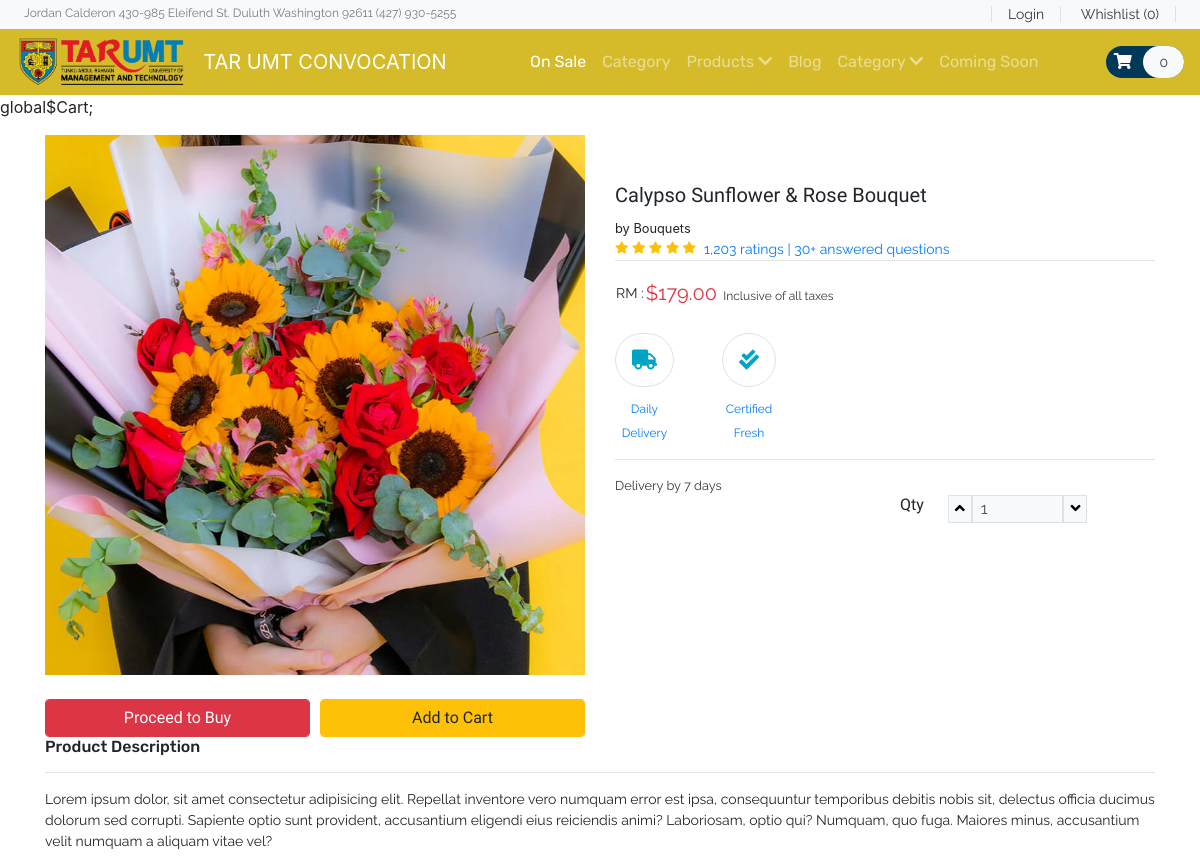
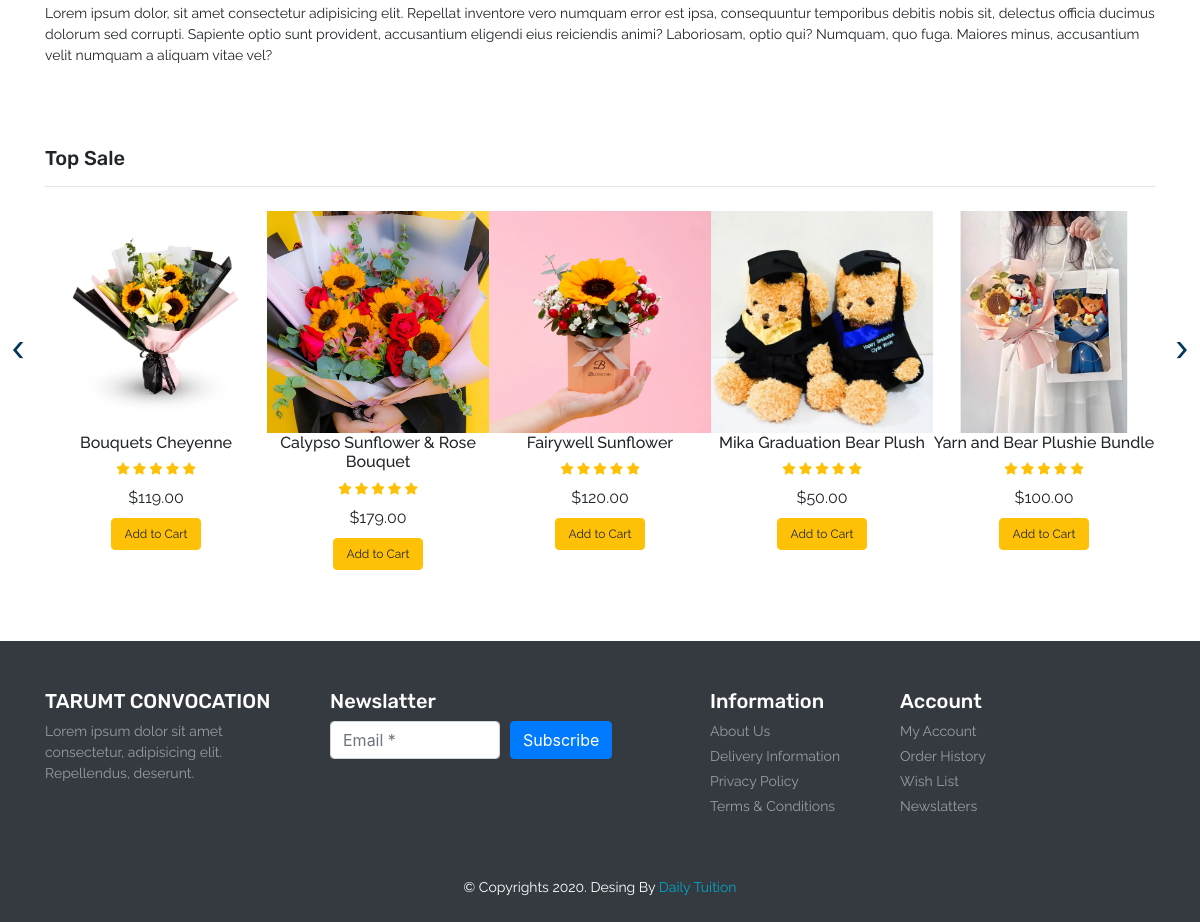
The page /product.php on the database its author committed (2 pictures, top to bottom).
### tables this page shows
CREATE TABLE `product` (
  `item_id` int(11) NOT NULL,
  `item_brand` varchar(200) NOT NULL,
  `item_name` varchar(255) NOT NULL,
  `item_price` double(10,2) NOT NULL,
  `item_image` varchar(255) NOT NULL,
  `item_register` datetime DEFAULT NULL
);

### product.php (called while the page is built)
<?php
include ('header.php');
?>
<?php
    include ('Template/_products.php');
    include ('Template/_top-sale.php');
?>
<?php
include ('footer.php');
?>

### database/DBController.php (called while the page is built, shortened)
<?php
class DBController
{
    protected $host = 'localhost';
    protected $user = 'root';
    protected $password = "";
    protected $database = "tarumtcloud_db";
    public function __construct()
    {
        $this->con = mysqli_connect($this->host, $this->user, $this->password, $this->database);
    }
}

### functions.php (called while the page is built, shortened)
<?php
require ('database/DBController.php');
require ('database/Product.php');
$db = new DBController();
$product = new Product($db);
$product_shuffle = $product->getData();
$Cart = new Cart($db );

### database/Product.php (called while the page is built, shortened)
<?php
require_once ('database/DBController.php');
class Product
{
    public $db = null;
    public function __construct(DBController $db)
    {
        $this->db = $db;
    }
    public function getData($table = 'product'){
        $result = $this->db->con->query("SELECT * FROM {$table}");
        $resultArray = array();
        while ($item = mysqli_fetch_array($result, MYSQLI_ASSOC)){
            $resultArray[] = $item;
        }
         return $resultArray;
    }
}

### Template/_top-sale.php (the view, shortened to what this page needs)
<?php
    shuffle($product_shuffle);
?>
<section id="top-sale">
    <div class="container py-5">
        <h4 class="font-rubik font-size-20">Top Sale</h4>
        <hr>
        <div class="owl-carousel owl-theme">
            <?php foreach ($product_shuffle as $item) { ?>
            <div class="item py-2">
                <div class="product font-rale">
                    <a href="<?php printf('%s?item_id=%s', 'product.php',  $item['item_id']); ?>"><img src="<?php echo $item['item_image'] ?? "./assets/products/1.png"; ?>" alt="product1" class="img-fluid"></a>
                    <div class="text-center">
                        <h6><?php echo  $item['item_name'] ?? "Unknown";  ?></h6>
                        <div class="rating text-warning font-size-12">
                            <span><i class="fas fa-star"></i></span>
                            <span><i class="fas fa-star"></i></span>
                            <span><i class="fas fa-star"></i></span>
                            <span><i class="fas fa-star"></i></span>
                            <span><i class="fas fa-star"></i></span>
                        </div>
                        <div class="price py-2">
                            <span>$<?php echo $item['item_price'] ?? '0' ; ?></span>
                        </div>
                        <form method="post">
                            <?php
                            if (in_array($item['item_id'], $Cart->getCartId($product->getData('cart')) ?? [])){
                                echo '<button type="submit" disabled class="btn btn-success font-size-12">In the Cart</button>';
                            }else{
                                echo '<button type="submit" name="top_sale_submit" class="btn btn-warning font-size-12">Add to Cart</button>';
                            }
                            ?>
                        </form>
                    </div>
                </div>
            </div>
            <?php }  ?>
        </div>
    </div>
</section>

### Template/_products.php (shortened to what this page needs)
global$Cart;
<?php
    $item_id = $_GET['item_id'] ?? 1;
    foreach ($product->getData() as $item) :
        if ($item['item_id'] == $item_id) :
?>
<section id="product" class="py-3">
    <div class="container">
        <div class="row">
            <div class="col-sm-6">
                <img src="<?php echo $item['item_image'] ?? "./assets/products/1.png" ?>" alt="product" class="img-fluid">
                <div class="form-row pt-4 font-size-16 font-baloo">
                    <div class="col">
                        <button type="submit" class="btn btn-danger form-control">Proceed to Buy</button>
                    </div>
                    <div class="col">
                        <form method="post">
                            <?php
                            if (in_array($item['item_id'], $Cart->getCartId($product->getData('cart')) ?? [])){
                                echo '<button type="submit" disabled class="btn btn-success font-size-16 form-control">In the Cart</button>';
                            }else{
                                echo '<button type="submit" name="top_sale_submit" class="btn btn-warning font-size-16 form-control">Add to Cart</button>';
                            }
                            ?>
                        </form>
                    </div>
                </div>
            </div>
            <div class="col-sm-6 py-5">
                <h5 class="font-baloo font-size-20"><?php echo $item['item_name'] ?? "Unknown"; ?></h5>
                <small>by <?php echo $item['item_brand'] ?? "Brand"; ?></small>
                <div class="d-flex">
                    <div class="rating text-warning font-size-12">
                        <span><i class="fas fa-star"></i></span>
                        <span><i class="fas fa-star"></i></span>
                        <span><i class="fas fa-star"></i></span>
                        <span><i class="fas fa-star"></i></span>
                        <span><i class="fas fa-star"></i></span>
                    </div>
                    <a href="#" class="px-2 font-rale font-size-14">1,203 ratings | 30+ answered questions</a>
                </div>
                <hr class="m-0">
                <table class="my-3">
                    <tr class="font-rale font-size-14">
                        <td>RM :</td>
                        <td class="font-size-20 text-danger">$<span><?php echo $item['item_price'] ?? 0; ?></span><small class="text-dark font-size-12">&nbsp;&nbsp;Inclusive of all taxes</small></td>
                    </tr>
                </table>
                <div id="policy">
                    <div class="d-flex">
                        <div class="return text-center mr-5">
                            <div class="font-size-20 my-2 color-second">
                                <span class="fas fa-truck  border p-3 rounded-pill"></span>
                            </div>
                            <a href="#" class="font-rale font-size-12">Daily<br>Delivery</a>
                        </div>
                        <div class="return text-center mr-5">
                            <div class="font-size-20 my-2 color-second">
                                <span class="fas fa-check-double border p-3 rounded-pill"></span>
                            </div>
                            <a href="#" class="font-rale font-size-12">Certified <br>Fresh</a>
                        </div>
                    </div>
                </div>
                <hr>
                <div id="order-details" class="font-rale d-flex flex-column text-dark">
                    <small>Delivery by 7 days</small>
                </div>
                <div class="row">
                    <div class="col-6">
                    </div>
                    <div class="col-6">
                        <div class="qty d-flex">
                            <h6 class="font-baloo">Qty</h6>
                            <div class="px-4 d-flex font-rale">
                                <button class="qty-up border bg-light" data-id="pro1"><i class="fas fa-angle-up"></i></button>
                                <input type="text" data-id="pro1" class="qty_input border px-2 w-50 bg-light" disabled value="1" placeholder="1">
                                <button data-id="pro1" class="qty-down border bg-light"><i class="fas fa-angle-down"></i></button>
                            </div>
                        </div>
                    </div>
                </div>
            </div>
            <div class="col-12">
                <h6 class="font-rubik">Product Description</h6>
                <hr>
                <p class="font-rale font-size-14">Lorem ipsum dolor, sit amet consectetur adipisicing elit. Repellat inventore vero numquam error est ipsa, consequuntur temporibus debitis nobis sit, delectus officia ducimus dolorum sed corrupti. Sapiente optio sunt provident, accusantium eligendi eius reiciendis animi? Laboriosam, optio qui? Numquam, quo fuga. Maiores minus, accusantium velit numquam a aliquam vitae vel?</p>
                <p class="font-rale font-size-14">Lorem ipsum dolor, sit amet consectetur adipisicing elit. Repellat inventore vero numquam error est ipsa, consequuntur temporibus debitis nobis sit, delectus officia ducimus dolorum sed corrupti. Sapiente optio sunt provident, accusantium eligendi eius reiciendis animi? Laboriosam, optio qui? Numquam, quo fuga. Maiores minus, accusantium velit numquam a aliquam vitae vel?</p>
            </div>
        </div>
    </div>
</section>
<?php
        endif;
        endforeach;
?>

### style.css (style rules this page uses)
button, button:focus { outline: none !important; box-shadow: none !important; }
.font-baloo { font-family: "Baloo Thambi 2", cursive; }
.font-rale { font-family: "Raleway", cursive; }
.font-rubik { font-family: "Rubik", cursive; }
.font-size-12 { font-size: 12px; }
.font-size-14 { font-size: 14px; }
.font-size-16 { font-size: 16px; }
.font-size-20 { font-size: 20px; }
.color-second { color: #00A5C4; }
#top-sale .owl-carousel .item .product a { overflow: hidden; }
#top-sale .owl-carousel .item .product img { transition: transform 0.5s ease; }

### rows shown on the page
product: item_image (picture), item_name "Calypso Sunflower & Rose Bouquet", item_brand "Bouquets", item_price "179.00"
product: item_image (picture), item_name "Bouquets Cheyenne", item_price "119.00"
product: item_image (picture), item_name "Fairywell Sunflower", item_price "120.00"
product: item_image (picture), item_name "Mika Graduation Bear Plush", item_price "50.00"
product: item_image (picture), item_name "Yarn and Bear Plushie Bundle", item_price "100.00"

### other values the page prints
count($product->getData('cart')) "0"
